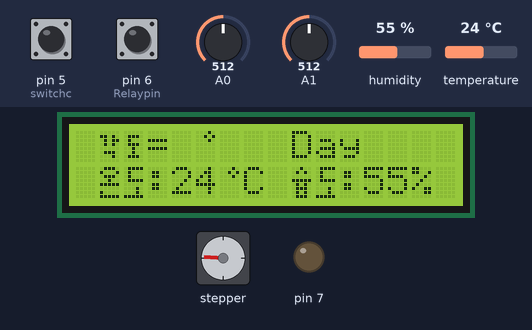
The sketch below on a simulated Arduino Uno, built with avr-gcc and run on an emulated ATmega328P. Shown: 16×2 character LCD, stepper motor, output pins drawn as LEDs (lit = HIGH). The inputs (shaded band) are chosen by the test bench; at power-on: A1 = 512, A0 = 512, pin 6 (Relaypin) HIGH, pin 5 (switchc) HIGH, humidity 55 %, temperature 24 °C. Stepper angles assume 2048 steps per turn; what the sketch prints to the serial monitor is not drawn.

Above: at 1.3 s.
1.4 s: A1 set to 469
At 2.56 s:
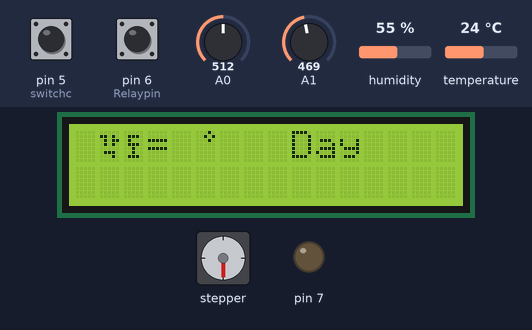
4.4 s: A1 set to 450
At 4.8 s:
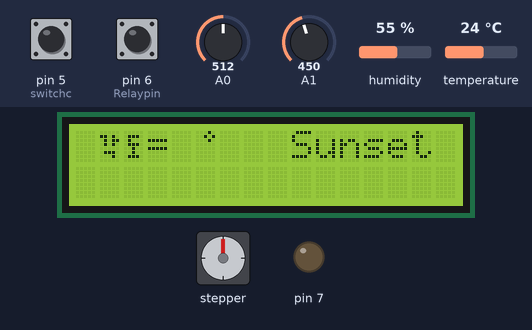
7.4 s: A1 set to 252
10.4 s: A1 set to 227
At 11.5 s:
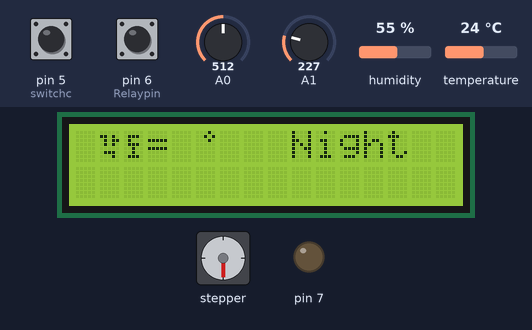
13.8 s: A0 set to 500
16.8 s: pin 6 (Relaypin) pulled LOW for 2.6 s
At 18.21 s:
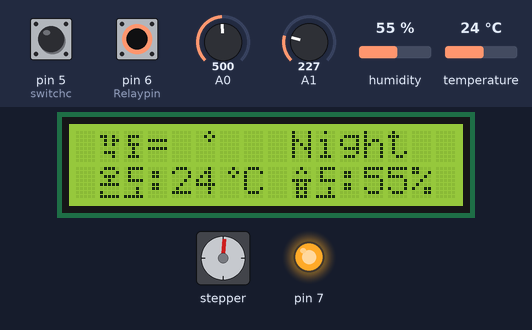
Timing chart, 0 to 24.3 s (numbered marks = the images above; inputs shaded):
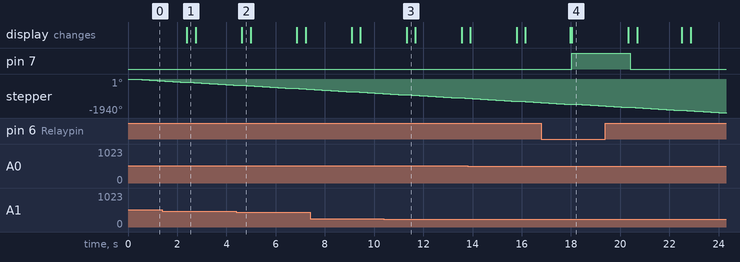

The sketch:

DHTLCDSTEP.ino
```cpp
#include <DHT.h>
#include <DHT_U.h>
#include <Wire.h>
#include <LiquidCrystal_I2C.h>
#include <Stepper.h>
#define DHTPIN 8
#define DHTTYPE DHT11

DHT dht(DHTPIN, DHTTYPE);
const int stepsPerRevolution=2048;
Stepper myStepper(stepsPerRevolution,8,10,9,11);
LiquidCrystal_I2C lcd(0x27,20,4);

    //byte W0[8]={B01010,B11110,B01011,B10110,B00000,B00100,B01010,B00100};
    //byte W1[8]={B01110,B01010,B01110,B00000,B11111,B00100,B10000,B11111};

    byte T2[8]={B01110,B10001,B01110,B00100,B11111,B00000,B10000,B11111};
    byte T3[8]={B01111,B01000,B01000,B01111,B00000,B00010,B00010,B11111};
    byte T4[8]={B00010,B00101,B00010,B00000,B00000,B00000,B00000,B00000};

    byte H5[8]={B00100,B01010,B00000,B11111,B01010,B01110,B01010,B01110};
    byte H6[8]={B01111,B01000,B01000,B01111,B00000,B00010,B00010,B11111};

    byte AG7[8]={B00000,B11010,B001011,B01010,B00000,B01110,B00010,B00000};
    byte AG8[8]={B00000,B01110,B01000,B01110,B00100,B00100,B01110,B00000};

int CDS,VR;
int winVR,motVR,angleVR;
int Relaypin=6;
int switchs=4,counts=0,sts=0; //sts:statestop
int switchc=5,countc=0,stc=0; //stc:statechange
int bss,bsc; //bss:buttonstatestop, bsc:buttonstatechange
int sun;
void setup()
{
  Serial.begin(9600);
  dht.begin();
  lcd.init();
  lcd.backlight();
  lcd.begin(16,2);
  myStepper.setSpeed(15);
  pinMode(Relaypin,INPUT_PULLUP); // 릴레이를 출력으로 설정
  pinMode(7,OUTPUT); //릴레이 시그널 출력 핀
  pinMode(switchs,INPUT_PULLUP); //stop switch를 입력으로 설정
  pinMode(switchc,INPUT_PULLUP); //change switch를 입력으로 설정

}


void loop()
{

  VR=analogRead(0); // 아날로그 핀 0
  winVR=map(VR,0,1023,0,100); //VR값을 0~100으로 변환
  motVR=map(VR,0,1023,0,360); //VR값을 0~360으로 변환
  //lcd.createChar(0,W0);
  lcd.createChar(7,AG7);
  lcd.setCursor(0,0);
  //lcd.createChar(1,W1);
  lcd.createChar(8,AG8);
  lcd.setCursor(1,0);

  //lcd.write(byte(0));
  lcd.write(byte(7));
  //lcd.write(byte(1));
  lcd.write(byte(8));

  lcd.print("=");
  //Serial.print("창문 = ");
  Serial.print("각도 = ");
  //lcd.print(motVR);

  //lcd.print("%");

  lcd.createChar(4,T4);
  lcd.setCursor(5,0);
  lcd.write(byte(4));

  //Serial.print(winVR);
  //Serial.print("%");
  Serial.print(motVR);
  Serial.print("도");

  CDS=analogRead(1);
  sun=map(CDS,0,700,0,100);

  lcd.setCursor(9,0);
  if(sun>65)
  {
    lcd.print("Day");
  }
  else if(sun<35)
  {
    lcd.print("Night");
  }
  else
  {
    lcd.print("Sunset");
  }

  Serial.print(" 햇빛량=");
  Serial.print(sun);
  Serial.println("%");


  int hum,tem;
  tem=dht.readTemperature();
  hum=dht.readHumidity();


  lcd.createChar(2,T2);
  lcd.setCursor(0,1);
  lcd.createChar(3,T3);
  lcd.setCursor(1,1);

  lcd.write(byte(2));
  lcd.write(byte(3));
  lcd.print(":");
  Serial.print("온도 : ");
  lcd.print(tem);

  lcd.createChar(4,T4);
  lcd.setCursor(6,1);
  lcd.write(byte(4));

  lcd.print("C ");
  Serial.print(tem);

  lcd.createChar(5,H5);
  lcd.setCursor(8,1);
  lcd.createChar(6,H6);
  lcd.setCursor(9,1);

  lcd.write(byte(5));
  lcd.write(byte(6));
  lcd.print(":");
  Serial.print("습도 : ");
  lcd.print(hum);
  lcd.print("%");
  Serial.println(hum);

  angleVR=map(motVR,0,360,0,2048);
  {
    if(digitalRead(Relaypin)==LOW) // stop 스위치를 누르면
    {
      digitalWrite(7,HIGH); //1채널 릴레이 ON
      counts+=1; // stop count 증가
      delay(1); // 약간 딜레이 후
    }
    else
    {
      digitalWrite(7,LOW); // stop 스위치를 누르지 않으면
      delay(1); // 약간 딜레이 후
    }

    if(counts%2==1)
    {
      angleVR=0;
      myStepper.step(angleVR);
    }
  }

  bsc=digitalRead(switchc); //버튼의 상태 입력
  {
    if(bsc==HIGH) // 버튼이 클릭되지 않았을 때
    {
      if(stc==0) // 전 상태가 0이었다면
      {
        delay(1); // 약간 딜레이 후
        stc=1; //상태가 1이 된다
      }
    }
    if(bsc==LOW) // 버튼이 클릭되는 순간
    {
      if(stc==1) // 전 상태가 1이었다면
      {
        countc+=1; // 카운트가 더해진다.
        delay(1); // 약간 딜레이 후
        stc=0; // 상태는 0이 된다
      }
    }
    if(countc%2==1) // 만약 1번 눌러져서 카운트가 1이 되면
    {
      myStepper.step(angleVR);  //angleVR 값만큼 회전한다.
    }
    else
    {
      myStepper.step(-angleVR);
    }
  }
  Serial.println(motVR);


  delay(100);
  lcd.clear();


}
```

Measured:
- the behaviour switches between 462 and 461 on A1 (found by bisection; images 1 and 2)
- the behaviour switches between 245 and 244 on A1 (found by bisection; images 2 and 3)
- after the input at 4.4 s, the display: changes after 0.22 s (image 2)
- after the input at 10.4 s, the display: changes after 0.92 s (image 3)
- after the input at 16.8 s, pin 7: LOW → HIGH after 1.2 s, → LOW 2.4 s later
